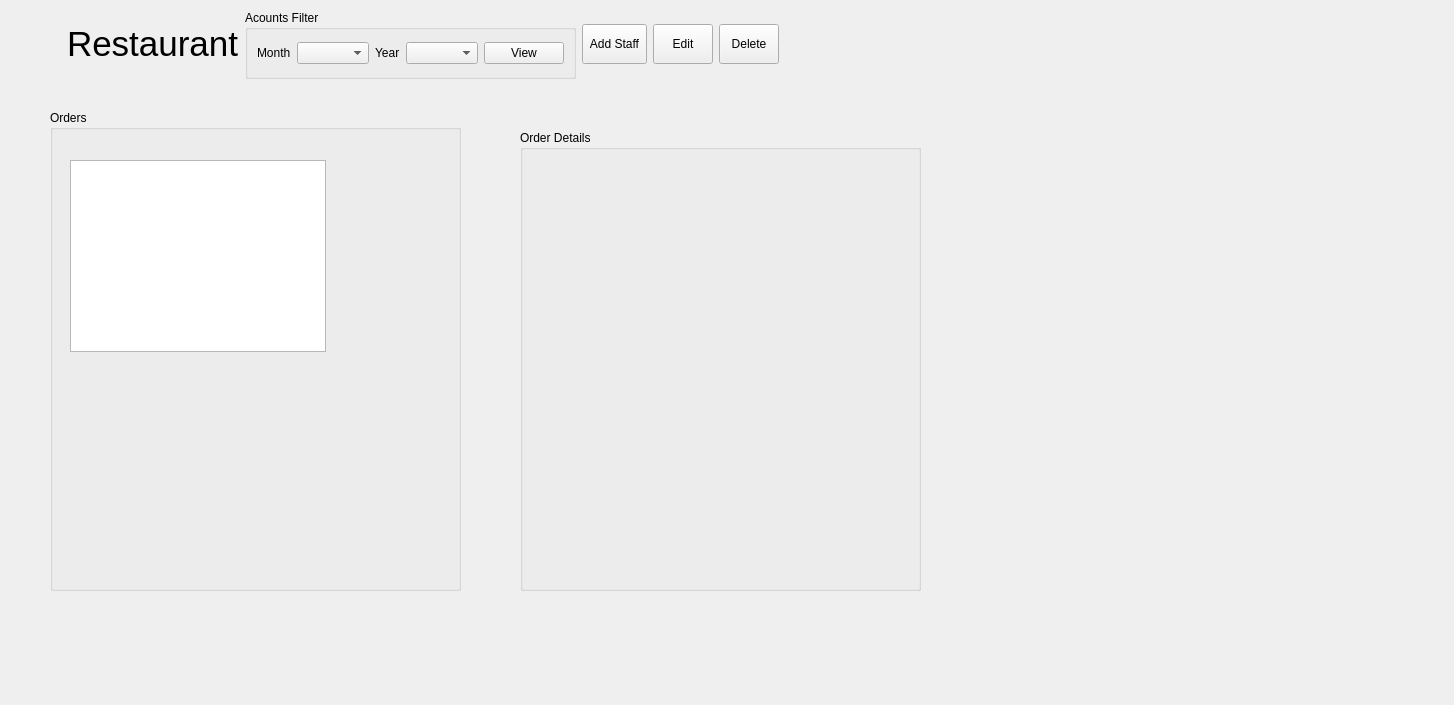
<?xml version="1.0" encoding="UTF-8"?>
<ui version="4.0">
 <class>Restaurant</class>
 <widget class="QWidget" name="Restaurant">
  <property name="geometry">
   <rect>
    <x>0</x>
    <y>0</y>
    <width>1454</width>
    <height>705</height>
   </rect>
  </property>
  <property name="windowTitle">
   <string>Form</string>
  </property>
  <widget class="QWidget" name="layoutWidget">
   <property name="geometry">
    <rect>
     <x>10</x>
     <y>10</y>
     <width>1101</width>
     <height>69</height>
    </rect>
   </property>
   <layout class="QHBoxLayout" name="horizontalLayout">
    <item>
     <widget class="QLabel" name="label">
      <property name="sizePolicy">
       <sizepolicy hsizetype="Fixed" vsizetype="Fixed">
        <horstretch>0</horstretch>
        <verstretch>0</verstretch>
       </sizepolicy>
      </property>
      <property name="minimumSize">
       <size>
        <width>51</width>
        <height>51</height>
       </size>
      </property>
      <property name="maximumSize">
       <size>
        <width>51</width>
        <height>51</height>
       </size>
      </property>
      <property name="text">
       <string/>
      </property>
      <property name="pixmap">
       <pixmap resource="bill_master_resources.qrc">:/icons/icons/catering-icon-250.png</pixmap>
      </property>
      <property name="scaledContents">
       <bool>true</bool>
      </property>
     </widget>
    </item>
    <item>
     <widget class="QLabel" name="label_2">
      <property name="sizePolicy">
       <sizepolicy hsizetype="Fixed" vsizetype="Fixed">
        <horstretch>0</horstretch>
        <verstretch>0</verstretch>
       </sizepolicy>
      </property>
      <property name="font">
       <font>
        <pointsize>26</pointsize>
       </font>
      </property>
      <property name="text">
       <string>Restaurant</string>
      </property>
     </widget>
    </item>
    <item>
     <widget class="QGroupBox" name="groupBox_2">
      <property name="sizePolicy">
       <sizepolicy hsizetype="Preferred" vsizetype="Preferred">
        <horstretch>0</horstretch>
        <verstretch>0</verstretch>
       </sizepolicy>
      </property>
      <property name="title">
       <string>Acounts Filter</string>
      </property>
      <layout class="QVBoxLayout" name="verticalLayout_2">
       <item>
        <layout class="QGridLayout" name="gridLayout_5">
         <item row="0" column="3">
          <widget class="QLabel" name="label_5">
           <property name="text">
            <string>Year</string>
           </property>
          </widget>
         </item>
         <item row="0" column="1">
          <widget class="QLabel" name="label_4">
           <property name="text">
            <string>Month</string>
           </property>
          </widget>
         </item>
         <item row="0" column="5">
          <widget class="QPushButton" name="paymentFilter">
           <property name="text">
            <string>View</string>
           </property>
           <property name="icon">
            <iconset resource="bill_master_resources.qrc">
             <normaloff>:/icons/icons/1434133405_search-icon-tm.png</normaloff>:/icons/icons/1434133405_search-icon-tm.png</iconset>
           </property>
          </widget>
         </item>
         <item row="0" column="4">
          <widget class="QComboBox" name="yearList"/>
         </item>
         <item row="0" column="2">
          <widget class="QComboBox" name="monthList"/>
         </item>
        </layout>
       </item>
      </layout>
     </widget>
    </item>
    <item>
     <layout class="QGridLayout" name="gridLayout_2">
      <item row="0" column="0">
       <widget class="QToolButton" name="addStaff">
        <property name="sizePolicy">
         <sizepolicy hsizetype="Fixed" vsizetype="Fixed">
          <horstretch>0</horstretch>
          <verstretch>0</verstretch>
         </sizepolicy>
        </property>
        <property name="minimumSize">
         <size>
          <width>60</width>
          <height>40</height>
         </size>
        </property>
        <property name="text">
         <string>Add Staff</string>
        </property>
        <property name="icon">
         <iconset resource="bill_master_resources.qrc">
          <normaloff>:/icons/icons/1429107785_678092-sign-add-128.png</normaloff>:/icons/icons/1429107785_678092-sign-add-128.png</iconset>
        </property>
        <property name="toolButtonStyle">
         <enum>Qt::ToolButtonTextBesideIcon</enum>
        </property>
       </widget>
      </item>
      <item row="0" column="1">
       <widget class="QToolButton" name="editStaffDetails">
        <property name="sizePolicy">
         <sizepolicy hsizetype="Fixed" vsizetype="Fixed">
          <horstretch>0</horstretch>
          <verstretch>0</verstretch>
         </sizepolicy>
        </property>
        <property name="minimumSize">
         <size>
          <width>60</width>
          <height>40</height>
         </size>
        </property>
        <property name="text">
         <string>Edit</string>
        </property>
        <property name="icon">
         <iconset resource="bill_master_resources.qrc">
          <normaloff>:/icons/icons/1428360743_file_edit.png</normaloff>:/icons/icons/1428360743_file_edit.png</iconset>
        </property>
        <property name="toolButtonStyle">
         <enum>Qt::ToolButtonTextBesideIcon</enum>
        </property>
       </widget>
      </item>
      <item row="0" column="2">
       <widget class="QToolButton" name="deleteStaff">
        <property name="sizePolicy">
         <sizepolicy hsizetype="Fixed" vsizetype="Fixed">
          <horstretch>0</horstretch>
          <verstretch>0</verstretch>
         </sizepolicy>
        </property>
        <property name="minimumSize">
         <size>
          <width>60</width>
          <height>40</height>
         </size>
        </property>
        <property name="text">
         <string>Delete</string>
        </property>
        <property name="icon">
         <iconset resource="bill_master_resources.qrc">
          <normaloff>:/icons/icons/1429107797_678069-sign-error-128.png</normaloff>:/icons/icons/1429107797_678069-sign-error-128.png</iconset>
        </property>
        <property name="toolButtonStyle">
         <enum>Qt::ToolButtonTextBesideIcon</enum>
        </property>
       </widget>
      </item>
      <item row="0" column="3">
       <spacer name="horizontalSpacer_2">
        <property name="orientation">
         <enum>Qt::Horizontal</enum>
        </property>
        <property name="sizeHint" stdset="0">
         <size>
          <width>40</width>
          <height>20</height>
         </size>
        </property>
       </spacer>
      </item>
     </layout>
    </item>
   </layout>
  </widget>
  <widget class="QGroupBox" name="groupBox">
   <property name="geometry">
    <rect>
     <x>50</x>
     <y>110</y>
     <width>411</width>
     <height>481</height>
    </rect>
   </property>
   <property name="title">
    <string>Orders</string>
   </property>
   <widget class="QTableWidget" name="tableWidget">
    <property name="geometry">
     <rect>
      <x>20</x>
      <y>50</y>
      <width>256</width>
      <height>192</height>
     </rect>
    </property>
   </widget>
  </widget>
  <widget class="QGroupBox" name="groupBox_3">
   <property name="geometry">
    <rect>
     <x>520</x>
     <y>130</y>
     <width>401</width>
     <height>461</height>
    </rect>
   </property>
   <property name="title">
    <string>Order Details</string>
   </property>
  </widget>
 </widget>
 <resources>
  <include location="bill_master_resources.qrc"/>
 </resources>
 <connections/>
</ui>
